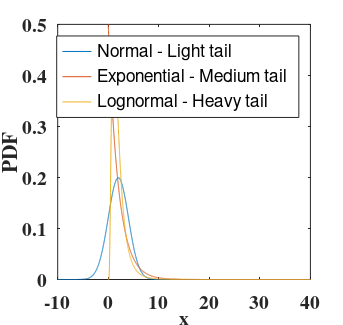

Write MATLAB code to recreate this figure.
%% distribution with all type of tails

clear ; close all; clc;
mu = 2;
sigma = 2;

% normal
X = [-10:0.01:40];
Y = normpdf(X,mu,sigma);
plot(X,Y);


hold on;
X = [0:0.01:40];
% exponential
Y = exppdf(X,mu);

plot(X,Y);

hold on;

m = 2;
v = 2;
% Exact solution 

mu = log((m^2)/sqrt(v+m^2));v = sqrt(log(v/(m^2)+1));


X = [0:0.01:40];
%log normal
% mu = log((mu^2)/sqrt(sigma+mu^2));v = sqrt(log(sigma/(mu^2)+1));
Y = lognpdf(X,mu,v);

plot(X,Y);


ylabel('PDF','fontsize',14,'FontWeight','bold','FontName', 'Times');
set(gca,'fontsize',14,'FontWeight','bold','FontName', 'Times');
xlabel('x','fontsize',14,'FontWeight','bold','FontName', 'Times');
ylim([0, 0.5])
legend({'Normal - Light tail', 'Exponential - Medium tail','Lognormal - Heavy tail'});

% saveas(gcf,'PDF_alltail.fig')
set(gcf,'PaperUnits','inches','PaperPosition',[0 0  3.43 3.25])
print('-dpng','PDF_alltail.png','-r400')

